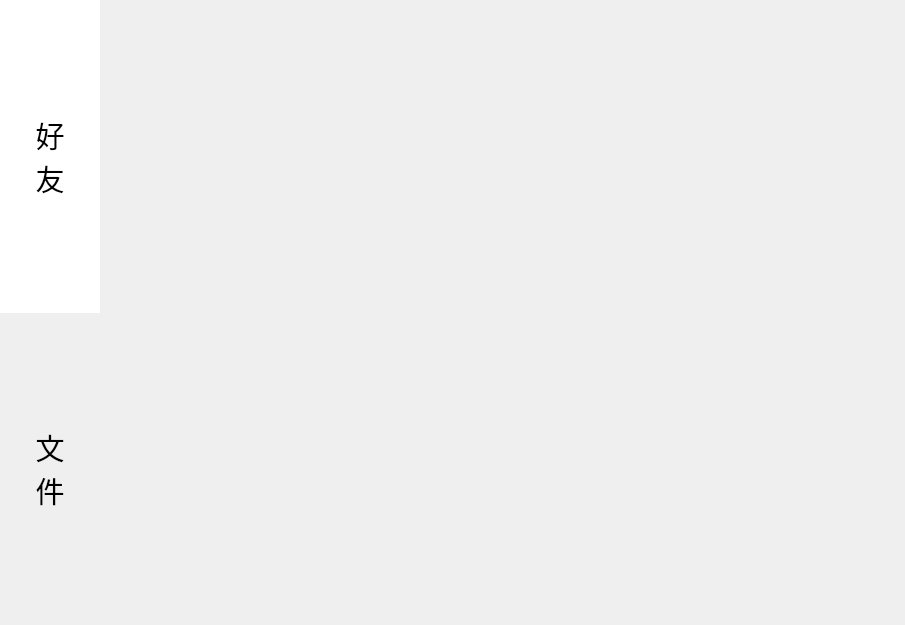
<?xml version="1.0" encoding="UTF-8"?>
<ui version="4.0">
 <class>Index</class>
 <widget class="QWidget" name="Index">
  <property name="geometry">
   <rect>
    <x>0</x>
    <y>0</y>
    <width>905</width>
    <height>625</height>
   </rect>
  </property>
  <property name="windowTitle">
   <string>Form</string>
  </property>
  <layout class="QGridLayout" name="gridLayout">
   <property name="leftMargin">
    <number>0</number>
   </property>
   <property name="topMargin">
    <number>0</number>
   </property>
   <property name="rightMargin">
    <number>0</number>
   </property>
   <property name="bottomMargin">
    <number>0</number>
   </property>
   <property name="horizontalSpacing">
    <number>0</number>
   </property>
   <item row="0" column="0">
    <layout class="QVBoxLayout" name="verticalLayout">
     <property name="spacing">
      <number>0</number>
     </property>
     <item>
      <widget class="QPushButton" name="friend_PB">
       <property name="sizePolicy">
        <sizepolicy hsizetype="Minimum" vsizetype="Expanding">
         <horstretch>0</horstretch>
         <verstretch>0</verstretch>
        </sizepolicy>
       </property>
       <property name="minimumSize">
        <size>
         <width>100</width>
         <height>100</height>
        </size>
       </property>
       <property name="font">
        <font>
         <family>宋体</family>
         <pointsize>22</pointsize>
        </font>
       </property>
       <property name="styleSheet">
        <string notr="true">border:none; background-color: rgb(255,255,255);padding:20px;</string>
       </property>
       <property name="text">
        <string>好
友</string>
       </property>
      </widget>
     </item>
     <item>
      <widget class="QPushButton" name="file_PB">
       <property name="sizePolicy">
        <sizepolicy hsizetype="Minimum" vsizetype="Expanding">
         <horstretch>0</horstretch>
         <verstretch>0</verstretch>
        </sizepolicy>
       </property>
       <property name="minimumSize">
        <size>
         <width>0</width>
         <height>100</height>
        </size>
       </property>
       <property name="font">
        <font>
         <family>宋体</family>
         <pointsize>22</pointsize>
        </font>
       </property>
       <property name="styleSheet">
        <string notr="true">border:none; background-color: rgba(255,255,255,0);padding:20px;</string>
       </property>
       <property name="text">
        <string>文
件</string>
       </property>
      </widget>
     </item>
    </layout>
   </item>
   <item row="0" column="1">
    <widget class="QStackedWidget" name="stackedWidget">
     <property name="minimumSize">
      <size>
       <width>100</width>
       <height>100</height>
      </size>
     </property>
     <property name="currentIndex">
      <number>1</number>
     </property>
     <widget class="File" name="filePage"/>
     <widget class="Friend" name="friendPage"/>
    </widget>
   </item>
  </layout>
 </widget>
 <customwidgets>
  <customwidget>
   <class>Friend</class>
   <extends>QWidget</extends>
   <header>friend.h</header>
   <container>1</container>
  </customwidget>
  <customwidget>
   <class>File</class>
   <extends>QWidget</extends>
   <header>file.h</header>
   <container>1</container>
  </customwidget>
 </customwidgets>
 <resources/>
 <connections/>
</ui>
